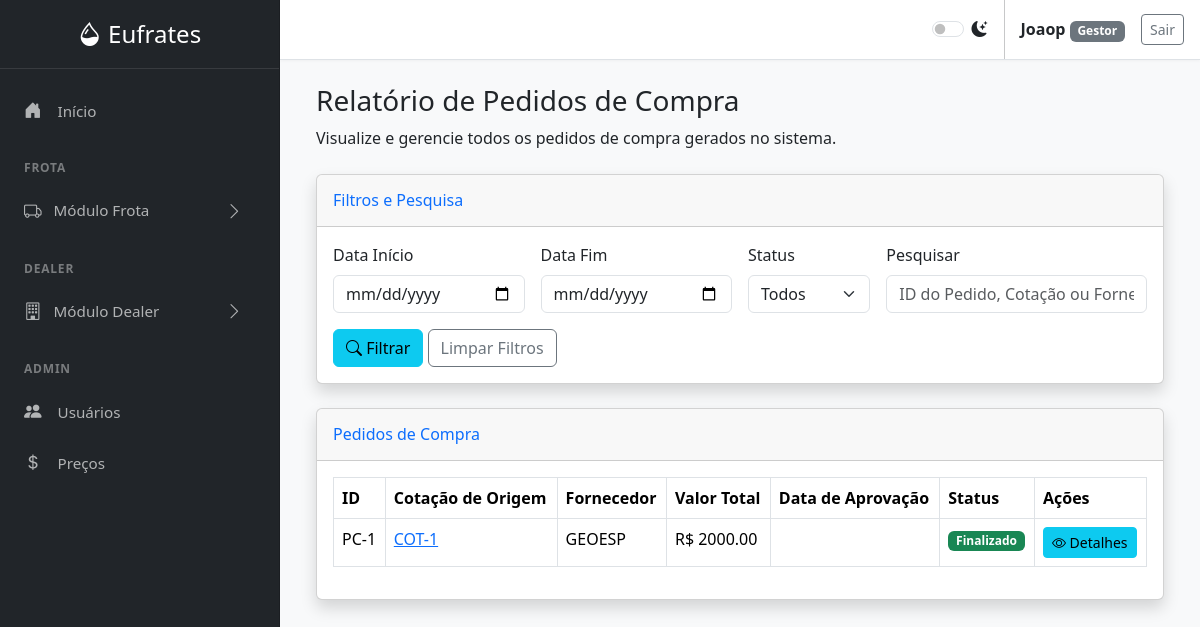
The app's page /dealers/pedidos-relatorio (signed in) with its own data.
### tables this page shows
CREATE TABLE users (
        id INTEGER PRIMARY KEY AUTOINCREMENT,
        username TEXT NOT NULL UNIQUE,
        password_hash TEXT NOT NULL,
        role TEXT NOT NULL CHECK(role IN ('Gestor', 'Comprador', 'Padrão'))
    );

CREATE TABLE pedidos_compra (
                id INTEGER PRIMARY KEY, cotacao_id INTEGER, user_id INTEGER, fornecedor_id INTEGER,
                valor_total REAL, data_abertura TEXT, status TEXT, data_finalizacao TEXT,
                nf_e_chave TEXT, nfs_pdf_path TEXT, data_registro TEXT
            , orcamento_id INTEGER DEFAULT 0, aprovado_por_id INTEGER DEFAULT 0);

CREATE TABLE fornecedores (
        id INTEGER PRIMARY KEY AUTOINCREMENT,
        cnpj TEXT NOT NULL UNIQUE,
        nome TEXT NOT NULL,
        ie TEXT,
        endereco TEXT,
        tipo TEXT,
        contato TEXT,
        data_registro TEXT DEFAULT CURRENT_TIMESTAMP
    );

### dealer.py (the view)
@dealer_bp.route('/pedidos-relatorio', methods=['GET'])
@login_required
def pedidos_relatorio():
    filtros = {
        'data_inicio': request.args.get('data_inicio', ''),
        'data_fim': request.args.get('data_fim', ''),
        'status': request.args.get('status', ''),
        'pesquisa': request.args.get('pesquisa', '')
    }
    pedidos_list = obter_pedidos_compra_com_filtros(**filtros)
    if request.args.get('imprimir'):
        return render_template('relatorio_pedidos_impressao.html', pedidos=pedidos_list, filtros=filtros, data_emissao=datetime.now().strftime('%d/%m/%Y %H:%M'))
    return render_template('pedidos_relatorio.html', active_page='pedidos_relatorio', pedidos=pedidos_list, filtros=filtros)

### database.py (called while the page is built)
def get_db_connection():
    conn = sqlite3.connect('abastecimentos.db')
    conn.row_factory = sqlite3.Row
    return conn

def get_user_by_id(user_id):
    conn = get_db_connection()
    user = conn.execute('SELECT * FROM users WHERE id = ?', (user_id,)).fetchone()
    conn.close()
    return user

### utils.py (called while the page is built)
def inject_now():
    return {'now': datetime.now(), 'g': g}

def load_logged_in_user():
    user_id = session.get('user_id')
    g.user = get_user_by_id(user_id) if user_id else None

def login_required(view):
    @wraps(view)
    def wrapped_view(*args, **kwargs):
        if g.user is None:
            flash('Você precisa estar logado para acessar esta página.', 'warning')
            return redirect(url_for('auth.login'))
        return view(*args, **kwargs)
    return wrapped_view

### templates/pedidos_relatorio.html (shortened to what this page needs)
{% extends "base.html" %}
{% block content %}
<div class="container-fluid">
    <h1 class="h3 mb-2 text-gray-800">Relatório de Pedidos de Compra</h1>
    <p class="mb-4">Visualize e gerencie todos os pedidos de compra gerados no sistema.</p>
    <div class="card shadow mb-4">
        <div class="card-header py-3">
            <h6 class="m-0 font-weight-bold text-primary">Filtros e Pesquisa</h6>
        </div>
        <div class="card-body">
            <form method="GET" action="{{ url_for('dealer.pedidos_relatorio') }}">
                <div class="row g-3">
                    <div class="col-md-3">
                        <label for="data_inicio" class="form-label">Data Início</label>
                        <input type="date" class="form-control" id="data_inicio" name="data_inicio" value="{{ filtros.data_inicio }}">
                    </div>
                    <div class="col-md-3">
                        <label for="data_fim" class="form-label">Data Fim</label>
                        <input type="date" class="form-control" id="data_fim" name="data_fim" value="{{ filtros.data_fim }}">
                    </div>
                    <div class="col-md-2">
                        <label for="status" class="form-label">Status</label>
                        <select class="form-select" id="status" name="status">
                            <option value="">Todos</option>
                        </select>
                    </div>
                    <div class="col-md-4">
                        <label for="pesquisa" class="form-label">Pesquisar</label>
                        <input type="text" class="form-control" id="pesquisa" name="pesquisa" placeholder="ID do Pedido, Cotação ou Fornecedor..." value="{{ filtros.pesquisa }}">
                    </div>
                </div>
                <div class="row mt-3">
                    <div class="col-12">
                        <button type="submit" class="btn btn-info"><i class="bi bi-search"></i> Filtrar</button>
                        <a href="{{ url_for('dealer.pedidos_relatorio') }}" class="btn btn-outline-secondary">Limpar Filtros</a>
                    </div>
                </div>
            </form>
        </div>
    </div>
    <div class="card shadow mb-4">
        <div class="card-header py-3">
            <h6 class="m-0 font-weight-bold text-primary">Pedidos de Compra</h6>
        </div>
        <div class="card-body">
            <div class="table-responsive">
                <table class="table table-bordered" id="dataTable" width="100%" cellspacing="0">
                    <thead>
                        <tr>
                            <th>ID</th>
                            <th>Cotação de Origem</th>
                            <th>Fornecedor</th>
                            <th>Valor Total</th>
                            <th>Data de Aprovação</th>
                            <th>Status</th>
                            <th>Ações</th>
                        </tr>
                    </thead>
                    <tbody>
                        {% if pedidos %}
                            {% for pedido in pedidos %}
                            <tr>
                                <td>PC-{{ pedido.id }}</td>
                                <td><a href="{{ url_for('dealer.cotacao_detalhe', cotacao_id=pedido.cotacao_id) }}">COT-{{ pedido.cotacao_id }}</a></td>
                                <td>{{ pedido.fornecedor_nome }}</td>
                                <td>R$ {{ "%.2f"|format(pedido.valor_total|float) }}</td>
                                <td>{{ pedido.data_aprovacao }}</td>
                                <td>
                                    <span class="badge {% if pedido.status == 'Aberto' %}bg-warning text-dark{% elif pedido.status == 'Finalizado' %}bg-success{% else %}bg-secondary{% endif %}">
                                        {{ pedido.status }}
                                    </span>
                                </td>
                                <td>
                                    <a href="{{ url_for('dealer.pedido_detalhe', pedido_id=pedido.id) }}" class="btn btn-info btn-sm">
                                        <i class="bi bi-eye"></i> Detalhes
                                    </a>
                                </td>
                            </tr>
                            {% endfor %}
                        {% else %}
                            <tr>
                                <td colspan="7" class="text-center">Nenhum pedido de compra encontrado. Aprove um orçamento para gerar um novo pedido.</td>
                            </tr>
                        {% endif %}
                    </tbody>
                </table>
            </div>
        </div>
    </div>
</div>
{% endblock %}

### templates/base.html (shortened to what this page needs)
<!DOCTYPE html>
<html lang="pt-BR" data-bs-theme="light">
<head>
    <link href="https://cdn.jsdelivr.net/npm/bootstrap@5.3.3/dist/css/bootstrap.min.css" rel="stylesheet">
    <link rel="stylesheet" href="https://cdn.jsdelivr.net/npm/bootstrap-icons@1.11.3/font/bootstrap-icons.min.css">
</head>
<body>
    <div class="sidebar text-white">
        <div class="sidebar-header text-center">
            <a href="{{ url_for('frota.index') }}" class="fs-4 text-white text-decoration-none">
                <i class="bi bi-droplet-half"></i> Eufrates
            </a>
        </div>
        <ul class="nav flex-column flex-grow-1 mt-3">
            <li class="nav-item">
                <a class="nav-link {% if active_page == 'index' %}active{% endif %}" href="{{ url_for('frota.index') }}">
                    <i class="bi bi-house-door-fill"></i> Início
                </a>
            </li>
            <div class="sidebar-heading">Frota</div>
            <li class="nav-item">
                <a class="nav-link d-flex align-items-center" data-bs-toggle="collapse" href="#frotaSubmenu" role="button" aria-expanded="false" aria-controls="frotaSubmenu">
                    <i class="bi bi-truck"></i> Módulo Frota <i class="bi bi-chevron-right arrow"></i>
                </a>
            </li>
            <div class="sidebar-heading">Dealer</div>
            <li class="nav-item">
                <a class="nav-link d-flex align-items-center" data-bs-toggle="collapse" href="#dealerSubmenu" role="button" aria-expanded="false" aria-controls="dealerSubmenu">
                    <i class="bi bi-building"></i> Módulo Dealer <i class="bi bi-chevron-right arrow"></i>
                </a>
            </li>
            {% if g.user and g.user.role in ['Administrador', 'Gestor'] %}
            <div class="sidebar-heading">Admin</div>
            <li class="nav-item">
                <a class="nav-link {% if active_page == 'user_management' %}active{% endif %}" href="{{ url_for('auth.user_management') }}">
                    <i class="bi bi-people-fill"></i> Usuários
                </a>
            </li>
            <li class="nav-item">
                <a class="nav-link {% if active_page == 'reajuste_combustiveis' %}active{% endif %}" href="{{ url_for('frota.reajuste_combustiveis') }}">
                    <i class="bi bi-currency-dollar"></i> Preços
                </a>
            </li>
            {% endif %}
        </ul>
    </div>
    <div class="main-content">
        <nav class="top-nav px-3 d-flex align-items-center justify-content-end">
            <div class="form-check form-switch me-3">
                <input class="form-check-input" type="checkbox" role="switch" id="themeSwitcher">
                <label class="form-check-label" for="themeSwitcher"><i class="bi bi-moon-stars-fill"></i></label>
            </div>
            {% if g.user %}
                <div class="px-3">
                    <span class="fw-bold">{{ g.user.username }}</span>
                    <span class="badge text-bg-secondary">{{ g.user.role }}</span>
                </div>
                <a href="{{ url_for('auth.logout') }}" class="btn btn-outline-secondary btn-sm">Sair</a>
            {% endif %}
        </nav>
        <main class="page-content">
            {% block content %}{% endblock %}
        </main>
    </div>
</body>
</html>

### templates/base.html (style rules this page uses)
:root { --sidebar-width: 280px; }
body { display: flex; background-color: var(--bs-tertiary-bg); }
.sidebar { width: var(--sidebar-width); height: 100vh; position: fixed; top: 0; left: 0; display: flex; flex-direction: column; background-color: #212529; border-right: 1px solid var(--bs-border-color-translucent); overflow-y: auto; }
.main-content { margin-left: var(--sidebar-width); width: calc(100% - var(--sidebar-width)); }
.top-nav { background-color: var(--bs-body-bg); border-bottom: 1px solid var(--bs-border-color); min-height: 60px; box-shadow: 0 1px 3px rgba(0,0,0, .04); }
.page-content { padding: 1.5rem; }
.sidebar-header { padding: 1rem 1.5rem; border-bottom: 1px solid rgba(255, 255, 255, 0.1); }
.sidebar .nav-link { color: rgba(255, 255, 255, 0.65); font-size: 0.95rem; padding: 0.75rem 1.5rem; }
.sidebar .nav-link .bi { margin-right: 0.75rem; font-size: 1.1rem; }
.sidebar .nav-link[data-bs-toggle="collapse"] .arrow { margin-left: auto; transition: transform 0.2s ease-in-out; }
.sidebar-heading { font-size: .75rem; text-transform: uppercase; letter-spacing: .05rem; font-weight: 600; color: rgba(255, 255, 255, 0.4); padding: 1.5rem 1.5rem 0.5rem; }

### records on screen
users: user.username "Joaop", user.role "Gestor"
pedidos_compra: id "1", cotacao_id "1", fornecedor_nome "GEOESP", valor_total "2000.00", status "Finalizado"
